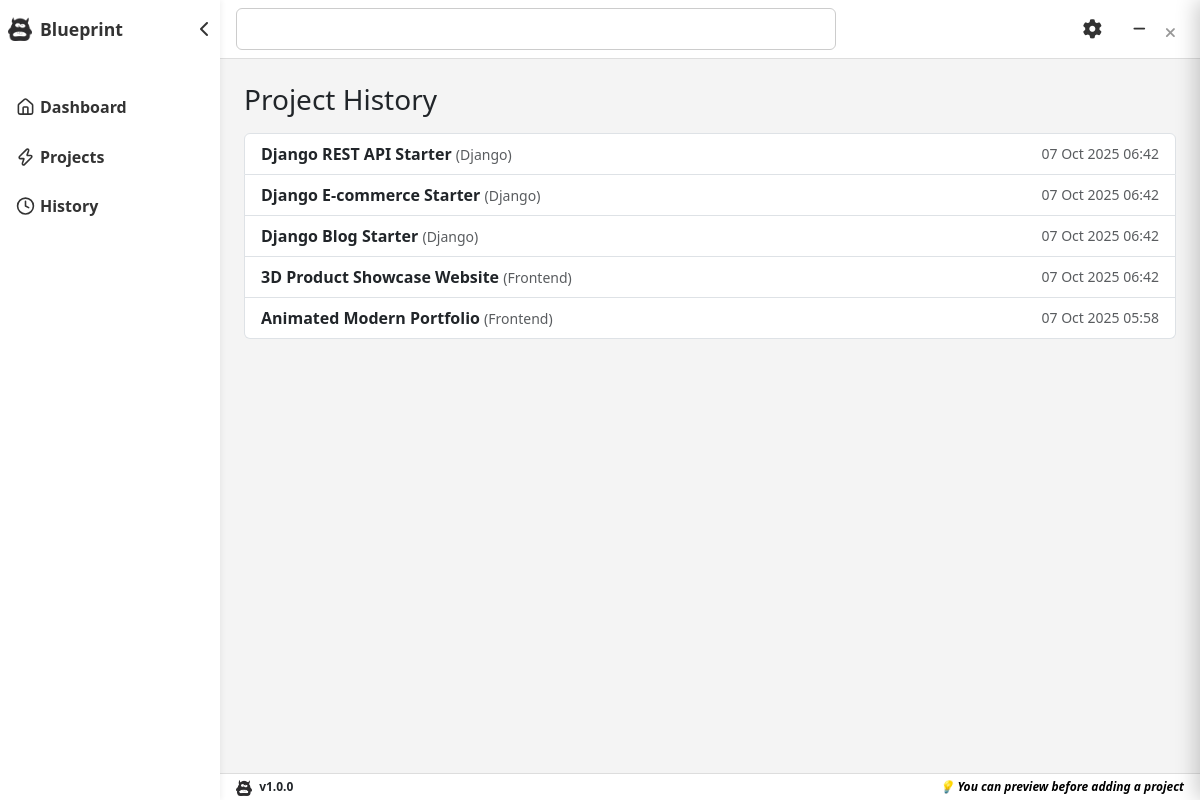
The page /history/ on the database its author committed.
### core/models.py (models this page shows, shortened)
class GeneratedProject(models.Model):
    template = models.ForeignKey(ProjectTemplate, on_delete=models.CASCADE)
    name = models.CharField(max_length=200)
    created_at = models.DateTimeField(auto_now_add=True)

class ProjectTemplate(models.Model):
    name = models.CharField(max_length=200)
    category = models.CharField(max_length=50)  # Django, React, Next.js, etc.
    description = models.TextField()
    technologies = models.TextField(default="", blank=True)  # Added with safe default
    steps = models.TextField(default="", blank=True)  # Manual text steps
    code_snippets = models.JSONField(default=dict, blank=True)  # keep JSON for snippets if needed
    created_at = models.DateTimeField(auto_now_add=True)

### core/views.py (the view)
# urls.py: path('history/', views.history, name='history'),
def history(request):
    projects = GeneratedProject.objects.all().order_by('-created_at')
    context = {"projects": projects}
    return render(request, "history.html", context)

### core/templates/history.html (shortened to what this page needs)
{% extends "base.html" %}
{% block content %}
<h3>Project History</h3>
<div class="history-list list-group mt-3">
  {% for project in projects %}
  <div class="list-group-item d-flex justify-content-between align-items-center">
    <div>
      <strong>{{ project.name }}</strong>
      <small class="text-muted">({{ project.template.category }})</small>
    </div>
    <small class="text-muted">{{ project.created_at|date:"d M Y H:i" }}</small>
  </div>
  {% empty %}
  <p class="text-muted">No projects generated yet.</p>
  {% endfor %}
</div>
{% endblock %}

### core/templates/base.html (shortened to what this page needs)
{% load static %}
<!DOCTYPE html>
<html lang="en">
<head>
  <link href="https://cdn.jsdelivr.net/npm/bootstrap@5.3.3/dist/css/bootstrap.min.css" rel="stylesheet">
  <link rel="stylesheet" href="https://cdnjs.cloudflare.com/ajax/libs/font-awesome/6.5.0/css/all.min.css">
  <link rel="stylesheet" href="{% static 'css/style.css' %}">
</head>
<body>
  <div id="sidebar" class="sidebar expanded">
    <div class="sidebar-header d-flex align-items-center mb-4 px-2">
      <img src="{% static 'images/icon.png' %}" alt="Blueprint" class="sidebar-logo-icon">
      <span class="sidebar-logo ms-2">Blueprint</span>
      <i id="toggleSidebar" class="fa fa-chevron-left ms-auto toggle-icon"></i>
    </div>
    <a href="{% url 'dashboard' %}" class="sidebar-item active">
      <i style="padding-right: 5px;" data-lucide="home"></i>
      <span class="sidebar-text"> Dashboard</span>
    </a>
    <a href="{% url 'generate' %}" class="sidebar-item">
      <i style="padding-right: 5px;" data-lucide="zap"></i>
      <span class="sidebar-text"> Projects</span>
    </a>
    <a href="{% url 'history' %}" class="sidebar-item">
      <i style="padding-right: 5px;" data-lucide="clock"></i>
      <span class="sidebar-text">History</span>
    </a>
  </div>
  <div class="main">
    <nav class="navbar top-navbar px-3 d-flex align-items-center">
      <div class="search-wrapper position-relative">
        <input type="text" id="searchInput" class="form-control search-bar">
      </div>
      <div class="d-flex align-items-center ms-auto">
        <button class="btn settings-btn me-2">
          <i class="fa fa-cog"></i>
        </button>
        <div class="window-controls d-flex align-items-center">
          <button class="btn window-btn btn-minimize"><i class="fa fa-minus"></i></button>
          <button class="btn window-btn btn-close"><i class="fa fa-times"></i></button>
        </div>
      </div>
    </nav>
    <div class="content p-4">
      {% block content %}{% endblock %}
    </div>
<div class="footer d-flex justify-content-between px-3 py-1 small fw-bold">
  <span>
    <img src="{% static 'images/icon.png' %}" alt="version" class="footer-icon"> v1.0.0
  </span>
  <div class="tip-container">
    <span style="color: black;" id="tipMessage">Loading tip...</span>
  </div>
</div>
</body>
</html>

### core/static/css/style.css (style rules this page uses)
:root { --color-bg: #f4f4f4; --color-sidebar: #ffffff; --color-accent: #ff6600; --color-text: #333333; --color-hover: #ffe5cc; }
body { background-color: var(--color-bg); font-family: "Segoe UI", sans-serif; margin: 0; padding: 0; }
.sidebar { width: 220px; background-color: var(--color-sidebar); min-height: 100vh; transition: width 0.3s; overflow: hidden; box-shadow: 2px 0 5px rgba(0,0,0,0.05); position: fixed; z-index: 10; }
.sidebar-header { display: flex; align-items: center; padding: 1rem; font-weight: bold; font-size: 1.1rem; color: var(--color-text); position: relative; }
.sidebar-text { font-weight: 600; }
.sidebar-logo { margin-left: 0.5rem; transition: opacity 0.3s, width 0.3s; white-space: nowrap; }
.sidebar-logo-icon { width: 24px; height: 24px; }
.sidebar-item { display: flex; align-items: center; padding: 0.8rem 1rem; color: var(--color-text); text-decoration: none; transition: background 0.2s; }
.toggle-icon { cursor: pointer; font-size: 1rem; color: var(--color-text); transition: transform 0.3s; position: absolute; right: 10px; top: 50%; transform: translateY(-50%); }
.main { margin-left: 220px; transition: margin-left 0.3s; }
.top-navbar { background-color: var(--color-sidebar); border-bottom: 1px solid #ddd; display: flex; align-items: center; padding: 0.5rem 1rem; }
.search-wrapper { position: relative; width: 600px; flex-shrink: 0; }
.search-bar { width: 100%; border-radius: 6px; border: 1px solid #ccc; padding: 0.5rem 0.75rem; transition: all 0.2s; }
.top-navbar .d-flex { margin-left: auto; display: flex; align-items: center; }
.settings-btn { background: none; border: none; color: var(--color-text); font-size: 1.2rem; margin-right: 0.5rem; }
.window-controls { display: flex; align-items: center; }
.window-controls .window-btn { background: none; border: none; font-size: 0.9rem; color: var(--color-text); margin-left: 0.3rem; padding: 0.2rem 0.4rem; cursor: pointer; }
.footer { background-color: var(--color-sidebar); border-top: 1px solid #ddd; position: fixed; bottom: 0; width: calc(100% - 220px); padding: 0.5rem 1rem; font-size: 0.75rem; font-weight: bold; display: flex; justify-content: space-between; align-items: center; }
#tipMessage { display: inline-block; white-space: nowrap; color: black; font-style: italic; transform: translateX(100%); opacity: 0; transition: transform 0.6s ease, opacity 0.6s ease; }
#tipMessage.show { transform: translateX(0); opacity: 1; }
.footer img.footer-icon { width: 16px; height: 16px; margin-right: 4px; }

### rows shown on the page
GeneratedProject: name "Django REST API Starter", template.category "Django", created_at "07 Oct 2025 06:42"
GeneratedProject: name "Django E-commerce Starter", template.category "Django", created_at "07 Oct 2025 06:42"
GeneratedProject: name "Django Blog Starter", template.category "Django", created_at "07 Oct 2025 06:42"
GeneratedProject: name "3D Product Showcase Website", template.category "Frontend", created_at "07 Oct 2025 06:42"
GeneratedProject: name "Animated Modern Portfolio", template.category "Frontend", created_at "07 Oct 2025 05:58"
